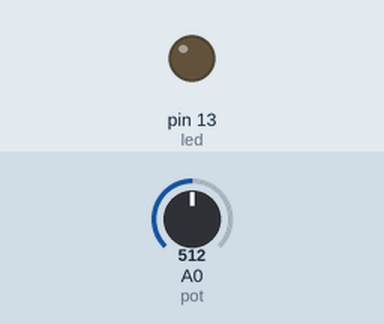
Recording of a sketch running on a simulated Arduino Uno, built with avr-gcc and run on an emulated ATmega328P. Parts: output pins drawn as LEDs (lit = HIGH). The inputs (shaded band) are chosen by the test bench; at power-on: A0 (pot) = 512.

Above: at 1.2 s.
1.3 s: A0 (pot) set to 524
At 2.5 s:
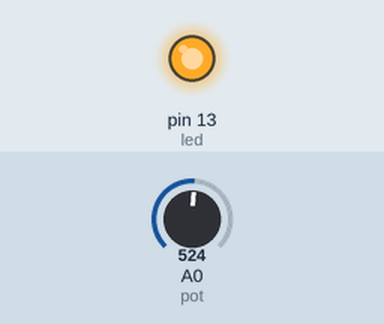
2.8 s: A0 (pot) set to 511
At 4.0 s:
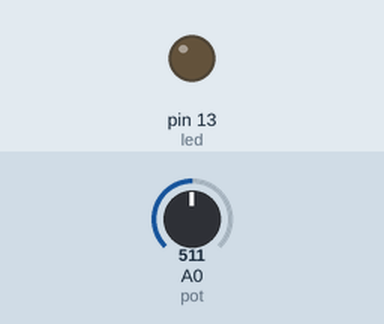
4.3 s: A0 (pot) set to 716
At 5.0 s:
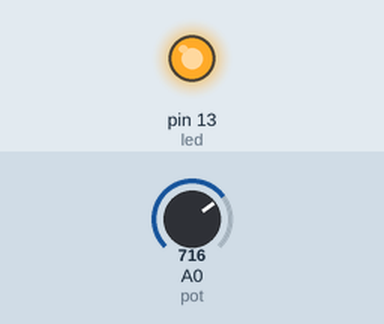
Timing chart, 0 to 7.3 s (numbered marks = the images above; inputs shaded):
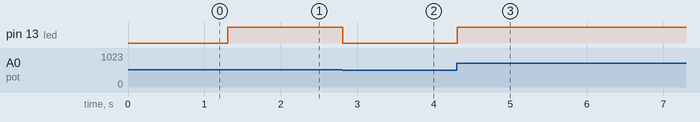

The sketch:

potansiyometre_okuma.ino
```cpp
int led=13;
int pot=A0;
int potDeger;

void setup(){

}

void loop(){
  potDeger=analogRead(pot);
  potDeger=map(potDeger, 0, 1023, 0, 255);
  analogWrite(led, potDeger);
  delay(10);

}
```

Measured:
- the behaviour switches between 513 and 514 on A0 (pot) (found by bisection; images 0 and 1)
- after the input at 1.3 s, pin 13 (led): LOW → HIGH at once
- after the input at 2.8 s, pin 13 (led): HIGH → LOW at once
- after the input at 4.3 s, pin 13 (led): LOW → HIGH at once
